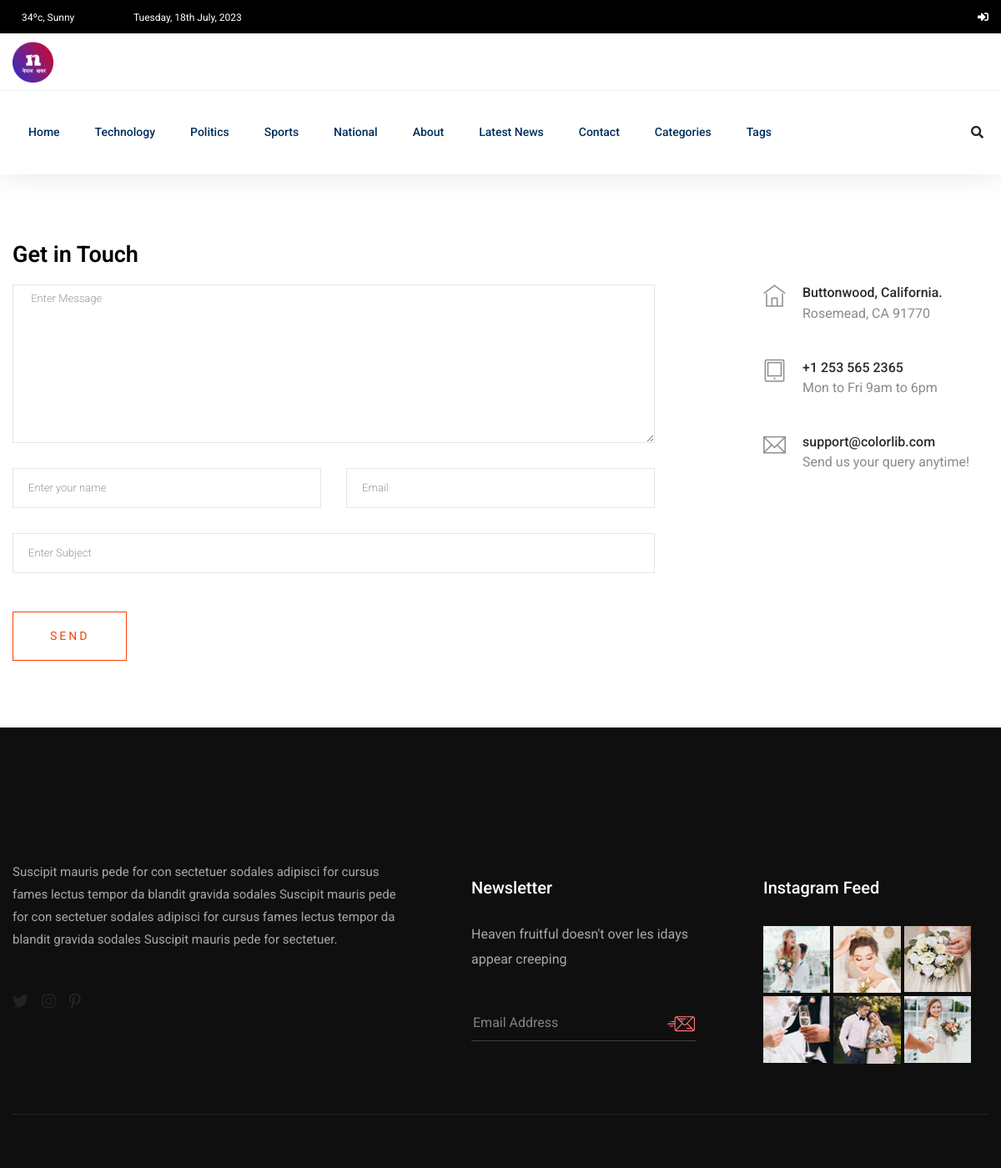
Page /contact/ on the committed database.
### newspaper_app/models.py (models this page shows)
class TimeStampModel(models.Model):
    created_at = models.DateTimeField(auto_now_add=True)
    updated_at = models.DateTimeField(auto_now=True)
    class Meta:
        abstract = True  # do not create table for this model

class Category(TimeStampModel):
    name = models.CharField(max_length=20)
    def __str__(self):
        return self.name

### newspaper_app/views.py (the view, shortened to what this page needs)
class ContactView(View):
    template_name = "aznews/contact.html"
    form_class = ContactForm
    def get(self, request, *args, **kwargs):
        return render(request, self.template_name)

### templates/aznews/contact.html (shortened to what this page needs)
{% extends "aznews/base.html" %}
{% block content %}
  <section class="contact-section">
    <div class="container">
      <div class="row">
        <div class="col-12">
          <h2 class="contact-title">Get in Touch</h2>
        </div>
        <div class="col-lg-8">
          <form class="form-contact contact_form"
                action=""
                method="post"
                id="contactForm"
                novalidate="novalidate">
            <div class="row">
              <div class="col-12">
                <div class="form-group">
                  <textarea class="form-control w-100"
                            name="message"
                            id="message"
                            cols="30"
                            rows="9"
                            onfocus="this.placeholder = ''"
                            onblur="this.placeholder = 'Enter Message'"
                            placeholder=" Enter Message"></textarea>
                </div>
              </div>
              <div class="col-sm-6">
                <div class="form-group">
                  <input class="form-control valid"
                         name="name"
                         id="name"
                         type="text"
                         onfocus="this.placeholder = ''"
                         onblur="this.placeholder = 'Enter your name'"
                         placeholder="Enter your name">
                </div>
              </div>
              <div class="col-sm-6">
                <div class="form-group">
                  <input class="form-control valid"
                         name="email"
                         id="email"
                         type="email"
                         onfocus="this.placeholder = ''"
                         onblur="this.placeholder = 'Enter email address'"
                         placeholder="Email">
                </div>
              </div>
              <div class="col-12">
                <div class="form-group">
                  <input class="form-control"
                         name="subject"
                         id="subject"
                         type="text"
                         onfocus="this.placeholder = ''"
                         onblur="this.placeholder = 'Enter Subject'"
                         placeholder="Enter Subject">
                </div>
              </div>
            </div>
            <div class="form-group mt-3">
              <button type="submit" class="button button-contactForm boxed-btn">Send</button>
            </div>
          </form>
        </div>
        <div class="col-lg-3 offset-lg-1">
          <div class="media contact-info">
            <span class="contact-info__icon"><i class="ti-home"></i></span>
            <div class="media-body">
              <h3>Buttonwood, California.</h3>
              <p>Rosemead, CA 91770</p>
            </div>
          </div>
          <div class="media contact-info">
            <span class="contact-info__icon"><i class="ti-tablet"></i></span>
            <div class="media-body">
              <h3>+1 253 565 2365</h3>
              <p>Mon to Fri 9am to 6pm</p>
            </div>
          </div>
          <div class="media contact-info">
            <span class="contact-info__icon"><i class="ti-email"></i></span>
            <div class="media-body">
              <h3>support@colorlib.com</h3>
              <p>Send us your query anytime!</p>
            </div>
          </div>
        </div>
      </div>
    </div>
  </section>
{% endblock content %}

### templates/aznews/header/header.html (shortened to what this page needs)
{% load static %}
<header>
  <div class="header-area">
    <div class="main-header ">
      <div class="header-top black-bg d-none d-md-block">
        <div class="container">
          <div class="col-xl-12">
            <div class="row d-flex justify-content-between align-items-center">
              <div class="header-info-left">
                <ul>
                  <li>
                    34ºc, Sunny
                  </li>
                  <li>
                    {% now "l, jS F, Y" %}
                  </li>
                </ul>
              </div>
              <div class="header-info-right">
                <ul class="header-social">
                  {% if user.is_authenticated %}
                    <li>
                      <a href="{% url 'tag-list' %}"><i class="fas fa-tag"></i></a>
                    </li>
                    <li>
                      <a href="{% url 'category-list' %}"><i class="fas fa-newspaper"></i></a>
                    </li>
                    <li>
                      <a href="{% url 'post-create' %}"><i class="fas fa-plus"></i></a>
                    </li>
                    <li>
                      <a href="{% url 'draft-list' %}"><i class="fas fa-tasks"></i></a>
                    </li>
                    <li>
                      <a href="{% url 'logout' %}"><i class="fas fa-sign-out-alt"></i></a>
                    </li>
                  {% else %}
                    <li>
                      <a href="{% url 'login' %}"><i class="fas fa-sign-in-alt"></i></a>
                    </li>
                  {% endif %}
                </ul>
              </div>
            </div>
          </div>
        </div>
      </div>
      <div class="header-mid d-none d-md-block">
        <div class="container">
          <div class="row d-flex align-items-center">
            <div class="col-xl-3 col-lg-3 col-md-3">
              <div class="logo">
                <a href="/">
                  <img src="{% static 'assets/img/logo/nepal.png' %}" alt="">
                </a>
              </div>
            </div>
          </div>
        </div>
      </div>
      <div class="header-bottom header-sticky">
        <div class="container">
          <div class="row align-items-center">
            <div class="col-xl-10 col-lg-10 col-md-12 header-flex">
              <div class="main-menu d-none d-md-block">
                <nav>
                  <ul id="navigation">
                    <li>
                      <a href="/">Home</a>
                    </li>
                    {% for top_category in top_categories %}
                      <li>
                        <a href="{% url 'post-by-category' top_category.pk %}">{{ top_category.name }}</a>
                      </li>
                    {% endfor %}
                    <li>
                      <a href="{% url 'about' %}">About</a>
                    </li>
                    <li>
                      <a href="{% url 'post-list' %}">Latest News</a>
                    </li>
                    <li>
                      <a href="{% url 'contact' %}">Contact</a>
                    </li>
                    <li>
                      <a href="#">Categories</a>
                    </li>
                    <li>
                      <a href="#">Tags</a>
                    </li>
                  </ul>
                </nav>
              </div>
            </div>
            <div class="col-xl-2 col-lg-2 col-md-4">
              <div class="header-right-btn f-right d-none d-lg-block">
                <i class="fas fa-search special-tag"></i>
              </div>
            </div>
            <div class="col-12">
            </div>
          </div>
        </div>
      </div>
    </div>
  </div>
</header>

### rows in the picture
Category: name "Technology"
Category: name "Politics"
Category: name "Sports"
Category: name "National"
